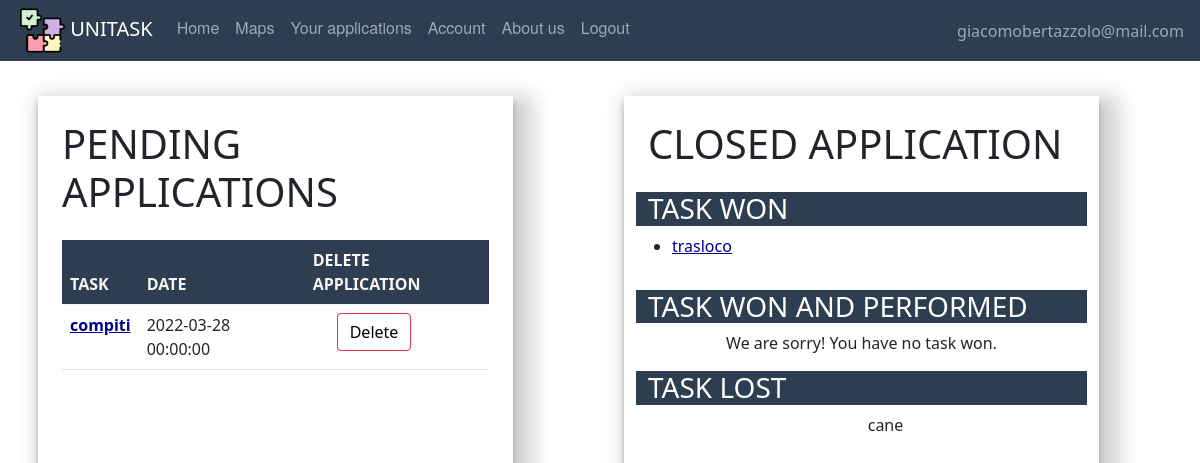
The app's page /listapplications (signed in) with its own data.
### website/models.py (models this page shows, shortened)
class User(db.Model, UserMixin):
    id = db.Column(db.Integer, primary_key=True)
    email = db.Column(db.String(150), unique=True)
    password = db.Column(db.String(150))
    first_name = db.Column(db.String(150))
    surname = db.Column(db.String(150))
    description = db.Column(db.String(200))
    type = db.Column(db.String(20))
    reviewsposted = db.relationship('Review', foreign_keys='Review.id_reviewer',
                                    backref='author')
    reviewsreceived = db.relationship('Review', foreign_keys='Review.id_reviewed',
                                      backref='received')
    __mapper_args__ = {
        'polymorphic_on': type,
        'polymorphic_identity': 'user',
    }

class Offer(db.Model, UserMixin):
    id = db.Column(db.Integer, primary_key=True)
    title = db.Column(db.String(150))
    description = db.Column(db.String(150))
    address = db.Column(db.String(150))
    placeId = db.Column(db.String(150))
    amount = db.Column(db.Integer)
    lat = db.Column(db.Float)
    lng = db.Column(db.Float)
    date = db.Column(db.DateTime(timezone=True), default=func.now())
    dateexpire = db.Column(db.DateTime(timezone=True), default=func.now())
    isAss = db.Column(db.Boolean, default=False)
    date_task = db.Column(db.DateTime(timezone=True))
    id_adult = db.Column(db.Integer, db.ForeignKey('adult.id'))
    scelta = db.Column(db.Integer, db.ForeignKey('student.id'))
    isPerf = db.Column(db.Boolean, default=False)
    rece = db.relationship('Review', backref='recensione')
    isClosed = db.Column(db.Boolean, default=False)

### website/student/routes.py (the view)
@students.route('/listapplications', methods=['GET', 'POST'])
@login_required  # every time we go to the home page
def listapplications():
    return render_template("Student/listapplication.html", user=current_user)

### website/models.py (called while the page is built)
    def taskwon(self):
        ltaskwon = []
        for off in self.applications:
            if off.scelta == self.id:
                ltaskwon.append(off)
        return ltaskwon

    def taskwonandperform(self):
        t = []
        for off in self.applications:
            if off.scelta == self.id and off.isPerf and not off.isClosed:
                t.append(off)
        return t

    def tasklost(self):
        t = []
        for off in self.applications:
            if off.scelta != self.id and off.scelta:
                t.append(off)
            elif not off.isAss and off.isClosed:
                t.append(off)
        return t

    def getapplicationsopen(self):
        t = []
        for off in self.applications:
            if not off.isClosed:
                t.append(off)
        return t

### website/templates/student/listapplication.html (shortened to what this page needs)
{% extends "base.html" %}
{% block content%}
    <br />
    <div class="container">
        <div class="row">
            <div class="col-5 p-4 m-2 col-page">
                <h1 align="left" class="mb-4">PENDING APPLICATIONS</h1>
                <table class="table table-hover">
                    {%set  l = user.getapplicationsopen() %}
                    {% if l %}
                        {% for offer in l %}
                            {% if offer.isAss==False %}
                                <thead class="thead-dark" style="color:whitesmoke; background:#2c3e50">
                                <tr>
                                    <th scope="col">TASK</th>
                                    <th scope="col">DATE</th>
                                    <th scope="col">DELETE APPLICATION</th>
                                </tr>
                                </thead>
                                <tbody>
                                <tr>
                                    <th scope="row"><a style="color:darkblue" href={{ url_for('users.task', task_id=offer.id) }} >{{ offer.title }}</a></th>
                                    <td>{{ offer.date_task }}</td>
                                    <td><button type="button"  class="btn btn-outline-danger mx-4"><a class="delete-button" href={{ url_for('students.deleteapplication', task_id=offer.id) }} > Delete</a></button></td>
                                </tr>
                                </tbody>
                            {% endif %}
                        {% endfor %}
                    {% else %}
                        No task pending
                    {% endif %}
                </table>
            </div>
            <div class="col-1"></div>
            <div class="col-5 p-4 m-2 col-page">
                <h1 align="left" class="mb-4">CLOSED APPLICATION</h1>
                <div class="row">
                    <h3 align="left" style="color: white; background: #2c3e50">TASK WON</h3>
                    {%set  l = user.taskwon() %}
                    {% if l %}
                        <ul class="mx-4">
                            {% for offer in l %}
                                <li>
                                    <a style="color:darkblue" href= {{ url_for('users.task', task_id=offer.id) }}>{{ offer.title }}</a>
                                </li>
                            {% endfor %}
                        </ul>
                    {% else %}
                        <div align="center">
                            We are sorry! You have no task won.
                        </div>
                    {% endif %}
                </div>
                <div class="row">
                    <h3 class="mt-3" align="left" style="color: white; background: #2c3e50">TASK WON AND PERFORMED</h3>
                    {%set  l = user.taskwonandperform() %}
                    {% if l %}
                        <ul>
                            {% for offer in l %}
                                <div class="m-2" style="display: flex; justify-content: space-between">
                                    <li class="mx-4">
                                        {{ offer.title }}, posted by {{offer.poster.first_name}} </li>
                                    {% if not offer.isClosed %}
                                        <button style="" type="button" class="btn btn-outline-success mx-4"> <a class="review-button" href={{ url_for('users.writereview', task_id=offer.id) }} > Review </a></button>
                                        </div>
                                    {% endif %}
                            {% endfor %}
                        </ul>
                    {% else %}
                        <div align="center">
                            We are sorry! You have no task won.
                        </div>
                    {% endif %}
                </div>
                <div class="row">
                    <h3 class="mt-3" align="left" style="color: white; background: #2c3e50">TASK LOST</h3>
                    {%set  l = user.tasklost() %}
                    {% if l %}
                        <ul class="mx-4" style="list-style: none">
                            {% for offer in l %}
                                <li  align="center">
                                    {{ offer.title }}</li>
                            {% endfor %}
                        </ul>
                    {% else %}
                        <div align="center">
                            There are no task lost!
                        </div>
                    {% endif %}
                </div>
            </div>
        </div>
    </div>
    <br/><br/>
{% endblock %}

### website/templates/base.html (shortened to what this page needs)
<!DOCTYPE html>
<html lang="">
  <head>
      <link href="/static/css/style.css" rel="stylesheet">
      <link href="https://cdn.jsdelivr.net/npm/bootstrap@5.0.2/dist/css/bootstrap.min.css" rel="stylesheet">
  </head>
  <body>
  <nav class="navbar fixed-top navbar-expand-lg navbar-dark">
    <ul class="navbar-nav mr-auto">
    <li>
    <a style="padding-left:1em;" class="navbar-brand" href="#">
        <img src="/static/images/pic/puzzle.png" width="45" height="45"/>
        UNITASK
    </a></li>
            {% if user.is_authenticated %}
                {% if user.type=='adult' %}
                    <li class="nav-item"><a class="nav-link" id="home" href="/">Home</a></li>
                    <li class="nav-item"><a class="nav-link" id="posttask" href="{{ url_for('adults.posttask') }}">Post a Task</a></li>
                    <li class="nav-item"><a class="nav-link" id="offer" href="{{ url_for('adults.taskpending') }}">Task Pending</a></li>
                    <li class="nav-item"><a class="nav-link" id="account" href="{{ url_for('users.account') }}">Account</a></li>
                    <li class="nav-item"><a class="nav-link" id="aboutus" href="{{ url_for('users.about_us') }}">About us</a></li>
                    <li class="nav-item"><a class="nav-link" id="logout" href="{{ url_for('auth.logout') }}">Logout</a></li>
                    {% elif user.type=='student' %}
                    <li class="nav-item"><a class="nav-link" id="offer" href="{{ url_for('students.offer') }}">Home</a></li>
                    <li class="nav-item"><a class="nav-link" id="maps" href="{{ url_for('students.maps') }}">Maps</a>
                    <li class="nav-item"><a class="nav-link" id="applications" href="{{ url_for('students.listapplications') }}">Your applications</a></li>
                    <li class="nav-item"><a class="nav-link" id="account" href="{{ url_for('users.account') }}">Account</a></li>
                    <li class="nav-item"><a class="nav-link" id="aboutus" href="{{ url_for('users.about_us') }}">About us</a></li>
                    <li class="nav-item"><a class="nav-link" id="logout" href="{{ url_for('auth.logout') }}">Logout</a></li>
                    {% endif %}
                </ul>
                <ul class="navbar-nav ms-auto">
                <li class="nav-item">
                    <span style="padding-right:1em;" class="navbar-text d-flex justify-content-end">
                     {{ user.email}}
                       </span>
                </li>
                </ul>
            {% endif %}
</nav>
    {% block content %}
    {% endblock %}
  </body>
</html>

### website/static/css/style.css (style rules this page uses)
body { padding-top:4em; }
.navbar { list-style-type: none; margin: 0; padding: 0; overflow: hidden; background-color: #2c3e50; }
.nav-link { display: block; color: white; text-align: center; padding: 14px 16px; text-decoration: none; font-family: "Helvetica Neue", Helvetica, Arial, sans-serif; }
.delete-button { color:black; text-decoration: none; }
.col-page { box-shadow: rgba(0, 0, 0, 0.19) 10px 10px 20px 10px, rgba(0, 0, 0, 0.23) 0px 6px 6px; }

### records on screen
User: email "giacomobertazzolo@mail.com"
Offer: title "compiti", date_task "2022-03-28 00:00:00"
Offer: title "trasloco"
Offer: title "cane"
